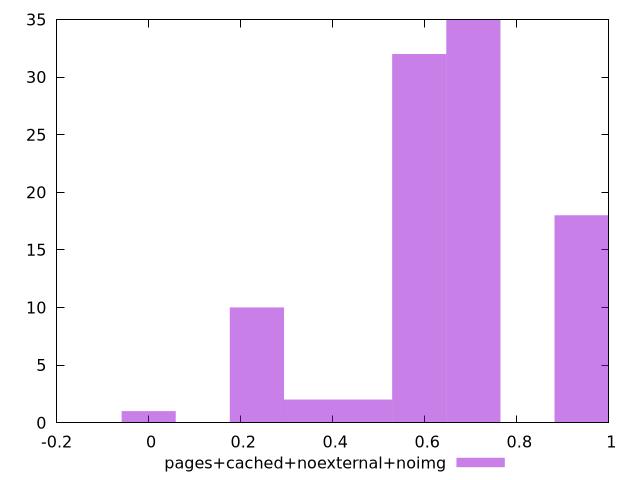

The script that saved this image:
$_pagesCachedNoexternalNoimg <<EOF
0.587943796153521 32
0.7055325553842252 35
0.9407100738456337 18
0.3527662776921126 2
0.4703550369228168 2
0.2351775184614084 10
0 1
EOF
set key outside below
set terminal pngcairo
set output "report_00005_2020-11-02T22-26-11.212Z/cumulative-layout-shift/pages+cached+noexternal+noimg//hist.png"
set yrange [0:35]
set boxwidth 0.1175887592307042
set style fill transparent solid 0.5 noborder
plot $_pagesCachedNoexternalNoimg title "pages+cached+noexternal+noimg" with boxes ,
